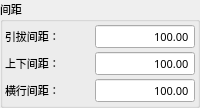
           <widget class="QGroupBox" name="groupBoxInterval">
            <property name="font">
             <font>
              <family>微软雅黑</family>
              <pointsize>8</pointsize>
              <weight>50</weight>
              <bold>false</bold>
             </font>
            </property>
            <property name="title">
             <string>间距</string>
            </property>
            <layout class="QGridLayout" name="gridLayout_5">
             <property name="margin">
              <number>2</number>
             </property>
             <property name="spacing">
              <number>2</number>
             </property>
             <item row="1" column="0">
              <widget class="QLabel" name="labelVerInt">
               <property name="sizePolicy">
                <sizepolicy hsizetype="Expanding" vsizetype="Fixed">
                 <horstretch>0</horstretch>
                 <verstretch>0</verstretch>
                </sizepolicy>
               </property>
               <property name="minimumSize">
                <size>
                 <width>80</width>
                 <height>25</height>
                </size>
               </property>
               <property name="maximumSize">
                <size>
                 <width>16777215</width>
                 <height>25</height>
                </size>
               </property>
               <property name="font">
                <font>
                 <family>微软雅黑</family>
                 <pointsize>8</pointsize>
                 <weight>50</weight>
                 <bold>false</bold>
                </font>
               </property>
               <property name="text">
                <string>上下间距：</string>
               </property>
              </widget>
             </item>
             <item row="1" column="1">
              <widget class="xDoubleSpinBox" name="BoxVerInt">
               <property name="sizePolicy">
                <sizepolicy hsizetype="Fixed" vsizetype="Fixed">
                 <horstretch>0</horstretch>
                 <verstretch>0</verstretch>
                </sizepolicy>
               </property>
               <property name="minimumSize">
                <size>
                 <width>100</width>
                 <height>25</height>
                </size>
               </property>
               <property name="maximumSize">
                <size>
                 <width>200</width>
                 <height>25</height>
                </size>
               </property>
               <property name="font">
                <font>
                 <family>微软雅黑</family>
                 <pointsize>8</pointsize>
                 <weight>50</weight>
                 <bold>false</bold>
                </font>
               </property>
               <property name="focusPolicy">
                <enum>Qt::ClickFocus</enum>
               </property>
               <property name="alignment">
                <set>Qt::AlignRight|Qt::AlignTrailing|Qt::AlignVCenter</set>
               </property>
               <property name="buttonSymbols">
                <enum>QAbstractSpinBox::NoButtons</enum>
               </property>
               <property name="specialValueText">
                <string notr="true"/>
               </property>
               <property name="keyboardTracking">
                <bool>false</bool>
               </property>
               <property name="prefix">
                <string notr="true"/>
               </property>
               <property name="suffix">
                <string notr="true"/>
               </property>
               <property name="decimals">
                <number>2</number>
               </property>
               <property name="minimum">
                <double>-999.899999999999977</double>
               </property>
               <property name="maximum">
                <double>999.899999999999977</double>
               </property>
               <property name="singleStep">
                <double>0.010000000000000</double>
               </property>
               <property name="value">
                <double>100.000000000000000</double>
               </property>
               <property name="HasBtn" stdset="0">
                <bool>true</bool>
               </property>
              </widget>
             </item>
             <item row="2" column="0">
              <widget class="QLabel" name="labelTrvInt">
               <property name="sizePolicy">
                <sizepolicy hsizetype="Expanding" vsizetype="Fixed">
                 <horstretch>0</horstretch>
                 <verstretch>0</verstretch>
                </sizepolicy>
               </property>
               <property name="minimumSize">
                <size>
                 <width>80</width>
                 <height>25</height>
                </size>
               </property>
               <property name="maximumSize">
                <size>
                 <width>16777215</width>
                 <height>25</height>
                </size>
               </property>
               <property name="font">
                <font>
                 <family>微软雅黑</family>
                 <pointsize>8</pointsize>
                 <weight>50</weight>
                 <bold>false</bold>
                </font>
               </property>
               <property name="text">
                <string notr="true">横行间距：</string>
               </property>
              </widget>
             </item>
             <item row="2" column="1">
              <widget class="xDoubleSpinBox" name="BoxTrvInt">
               <property name="sizePolicy">
                <sizepolicy hsizetype="Fixed" vsizetype="Fixed">
                 <horstretch>0</horstretch>
                 <verstretch>0</verstretch>
                </sizepolicy>
               </property>
               <property name="minimumSize">
                <size>
                 <width>100</width>
                 <height>25</height>
                </size>
               </property>
               <property name="maximumSize">
                <size>
                 <width>200</width>
                 <height>25</height>
                </size>
               </property>
               <property name="font">
                <font>
                 <family>微软雅黑</family>
                 <pointsize>8</pointsize>
                 <weight>50</weight>
                 <bold>false</bold>
                </font>
               </property>
               <property name="focusPolicy">
                <enum>Qt::ClickFocus</enum>
               </property>
               <property name="alignment">
                <set>Qt::AlignRight|Qt::AlignTrailing|Qt::AlignVCenter</set>
               </property>
               <property name="buttonSymbols">
                <enum>QAbstractSpinBox::NoButtons</enum>
               </property>
               <property name="specialValueText">
                <string notr="true"/>
               </property>
               <property name="keyboardTracking">
                <bool>false</bool>
               </property>
               <property name="prefix">
                <string notr="true"/>
               </property>
               <property name="suffix">
                <string notr="true"/>
               </property>
               <property name="decimals">
                <number>2</number>
               </property>
               <property name="minimum">
                <double>-999.899999999999977</double>
               </property>
               <property name="maximum">
                <double>999.899999999999977</double>
               </property>
               <property name="singleStep">
                <double>0.010000000000000</double>
               </property>
               <property name="value">
                <double>100.000000000000000</double>
               </property>
               <property name="HasBtn" stdset="0">
                <bool>true</bool>
               </property>
              </widget>
             </item>
             <item row="0" column="1">
              <widget class="xDoubleSpinBox" name="BoxHorInt">
               <property name="enabled">
                <bool>true</bool>
               </property>
               <property name="sizePolicy">
                <sizepolicy hsizetype="Fixed" vsizetype="Fixed">
                 <horstretch>0</horstretch>
                 <verstretch>0</verstretch>
                </sizepolicy>
               </property>
               <property name="minimumSize">
                <size>
                 <width>100</width>
                 <height>25</height>
                </size>
               </property>
               <property name="maximumSize">
                <size>
                 <width>200</width>
                 <height>25</height>
                </size>
               </property>
               <property name="font">
                <font>
                 <family>微软雅黑</family>
                 <pointsize>8</pointsize>
                 <weight>50</weight>
                 <bold>false</bold>
                </font>
               </property>
               <property name="focusPolicy">
                <enum>Qt::ClickFocus</enum>
               </property>
               <property name="alignment">
                <set>Qt::AlignRight|Qt::AlignTrailing|Qt::AlignVCenter</set>
               </property>
               <property name="buttonSymbols">
                <enum>QAbstractSpinBox::NoButtons</enum>
               </property>
               <property name="specialValueText">
                <string notr="true"/>
               </property>
               <property name="keyboardTracking">
                <bool>false</bool>
               </property>
               <property name="prefix">
                <string notr="true"/>
               </property>
               <property name="suffix">
                <string notr="true"/>
               </property>
               <property name="decimals">
                <number>2</number>
               </property>
               <property name="minimum">
                <double>-999.899999999999977</double>
               </property>
               <property name="maximum">
                <double>999.899999999999977</double>
               </property>
               <property name="singleStep">
                <double>0.010000000000000</double>
               </property>
               <property name="value">
                <double>100.000000000000000</double>
               </property>
               <property name="HasBtn" stdset="0">
                <bool>true</bool>
               </property>
              </widget>
             </item>
             <item row="0" column="0">
              <widget class="QLabel" name="labelHorInt">
               <property name="sizePolicy">
                <sizepolicy hsizetype="Expanding" vsizetype="Fixed">
                 <horstretch>0</horstretch>
                 <verstretch>0</verstretch>
                </sizepolicy>
               </property>
               <property name="minimumSize">
                <size>
                 <width>80</width>
                 <height>25</height>
                </size>
               </property>
               <property name="maximumSize">
                <size>
                 <width>16777215</width>
                 <height>25</height>
                </size>
               </property>
               <property name="font">
                <font>
                 <family>微软雅黑</family>
                 <pointsize>8</pointsize>
                 <weight>50</weight>
                 <bold>false</bold>
                </font>
               </property>
               <property name="text">
                <string notr="true">引拔间距：</string>
               </property>
              </widget>
             </item>
            </layout>
           </widget>
